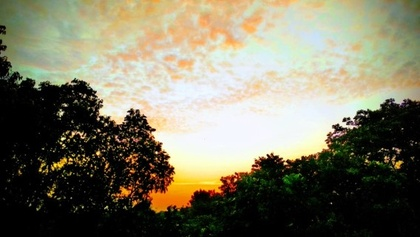
%> input picture Practical 3/image1.jpg, 420 x 237 px, shrunk from 568 x 320 before the run
$ octave HistogramMatching.m   (GNU Octave 9; MATLAB toolbox functions it lacks are replaced by stand-ins)
%> lines starting %> are read from the running program, lines starting %| are printed output that depends on the picture
img1 = imread('image1.jpg');
%> img1 is the input picture: size 237x420x3 uint8; mean R, G, B 124.9, 121.2, 101.2
[row, col] = size(img1);
%> row = 237; col = 1260
numofpixels = uint64(row * col);
%> numofpixels = 298620
freq = zeros(1, 256);
out1 = zeros(1, 256);
cf = uint64(0);

for x = 1:row
    for y = 1:col
        i= img1(x,y);
        freq(i + 1) = freq(i + 1) + 1;
    end
end
%> after the loop, freq = 256 values, max 38413 at index 1, min 0 at index 256, mean 1166.5

for x = 1:256
    cf = cf + freq(x);
    cdf = double(cf) / double(numofpixels) * 255.0;
    out1(x) = uint8(round(cdf));
end
%> this loop made 256 passes
%> (cf, cdf) on passes 1 to 3: (38413, 32.8), (53765, 45.91), (65013, 55.52)
%> after the loop, cf = 298620; out1 = 256 values from 33 to 255

img2 = imread('sunset1.jpg');
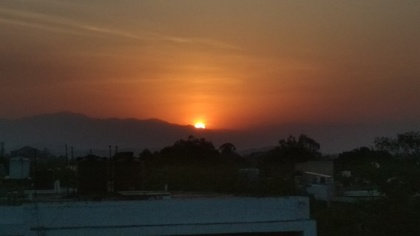
%> input picture Practical 3/sunset1.jpg, 420 x 236 px, shrunk from 568 x 319 before the run
%> img2 is the input picture: size 236x420x3 uint8; mean R, G, B 82.8, 60.8, 44.6
[row, col] = size(img2);
%> row = 236
numofpixels = uint64(row * col);
%> numofpixels = 297360
freq = zeros(1, 256);
out2 = zeros(1, 256);
cf = uint64(0);

for x = 1:row
    for y = 1:col
        i = img2(x,y);
        freq(i + 1) = freq(i + 1) + 1;
    end
end
%> after the loop, freq = 256 values, max 6004 at index 17, min 0 at index 1, mean 1161.6

for x = 1:256
    cf = cf + freq(x);
    cdf = double(cf) / double (numofpixels) * 255.0;
    out2(x) = uint8(round(cdf));
end
%> this loop made 256 passes
%> (cf, cdf) on passes 1 to 3: (0, 0), (0, 0), (0, 0)
%> after the loop, cf = 297360; out2 = 256 values from 0 to 255

match = zeros(1, 256);
for x = 1:256
    for y = 1:256
        if out1(x) <= out2(y)
            match(x) = y- 1;
        break
        end
    end
end
%> after the loop, match = 256 values from 16 to 251

out_img = uint8(zeros(size(img1)));

for i = 1:numel(img1)
    out_img(i) = match(img1(i) + 1);
end
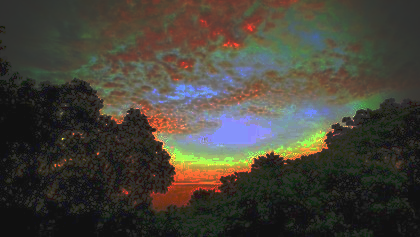
%> out_img: size 237x420x3 uint8; mean R, G, B 69.2, 66, 56.6

subplot(2,3,1), imshow(img1), title("Input Image");
subplot(2,3,2), imshow(img2), title('Target Image');
subplot(2,3,3), imshow(out_img), title("Output Image");
subplot(2,3,4), imhist(img1), title("Input Histogram");
subplot(2,3,5), imhist(img2), title("Target Histogram");
subplot(2,3,6), imhist(out_img), title("Output Histogram");
%> after `title("Output Histogram")`:
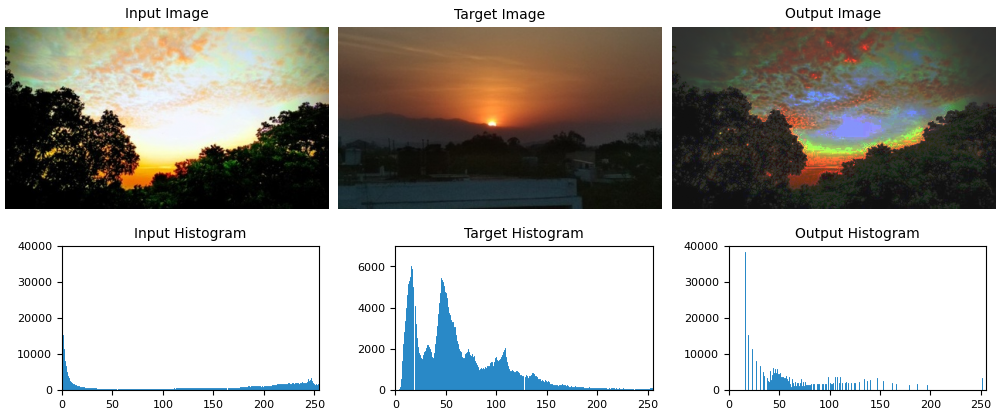
%> figure redrawn from the program's plot data, 6 panels
